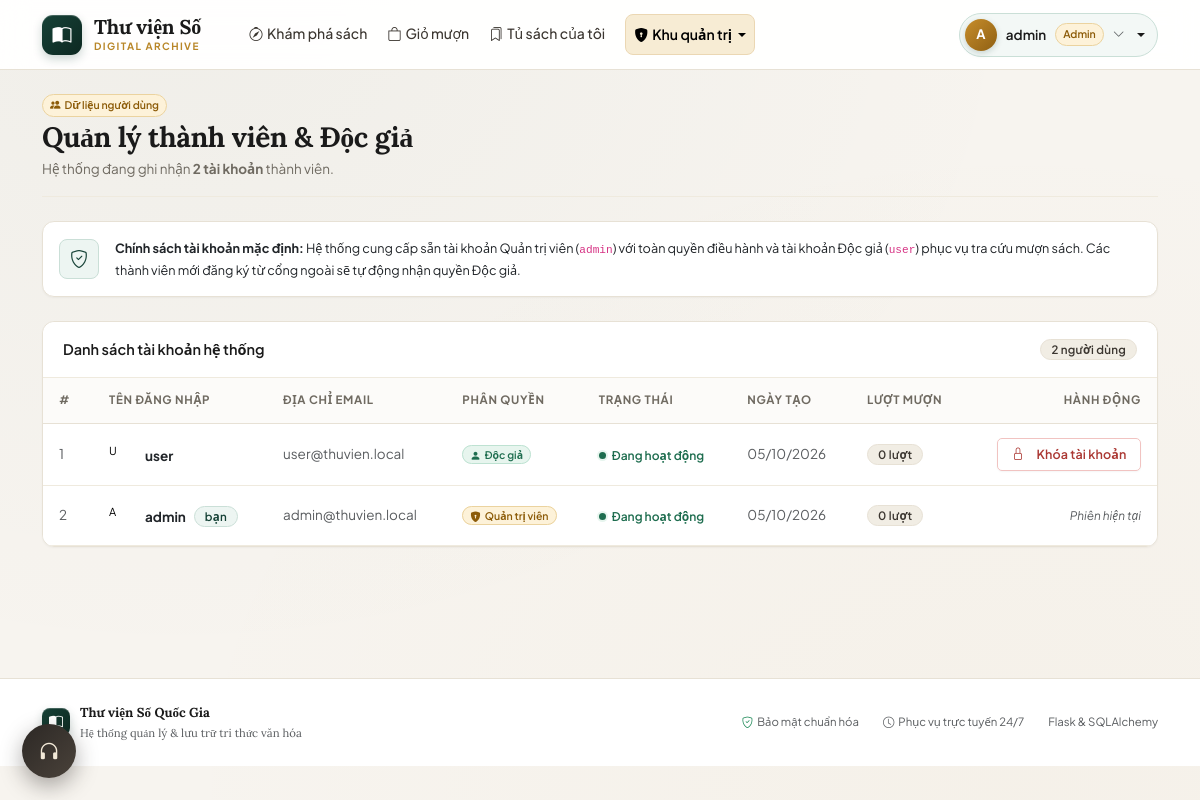
Page /admin/users (signed in) on the committed database.
### models.py (models this page shows, shortened)
class User(db.Model, UserMixin):
    __tablename__ = 'users'
    id = db.Column(db.Integer, primary_key=True)
    username = db.Column(db.String(80), unique=True, nullable=False, index=True)
    email = db.Column(db.String(120), unique=True, nullable=True)
    password_hash = db.Column(db.String(255), nullable=False)
    role = db.Column(db.String(20), nullable=False, default='user')
    is_active = db.Column(db.Boolean, nullable=False, default=True)
    created_at = db.Column(db.DateTime, default=now, nullable=False)
    borrow_requests = db.relationship('BorrowRequest', back_populates='user', lazy='dynamic')
    reviews = db.relationship('Review', back_populates='author', lazy='dynamic')
    @property
    def is_admin(self):
        return self.role == 'admin'

### admin.py (the view)
@admin_bp.route('/users')
@admin_required
def users():
    rows = (
        db.session.query(User, db.func.count(BorrowRequest.id))
        .outerjoin(BorrowRequest, BorrowRequest.user_id == User.id)
        .group_by(User.id)
        .order_by(User.created_at.desc(), User.id.desc())
        .all()
    )
    items = [{'user': user, 'borrows': cnt} for user, cnt in rows]
    return render_template('admin/users.html', items=items)

### admin.py (called while the page is built)
def admin_required(view):
    @wraps(view)
    @login_required
    def wrapper(*args, **kwargs):
        if not current_user.is_admin:
            abort(403)
        return view(*args, **kwargs)
    return wrapper

### templates/admin/users.html (shortened to what this page needs)
{% extends 'base.html' %}
{% block content %}
<div class="page-head">
  <div>
    <div class="d-flex align-items-center gap-2 mb-1">
      <span class="user-badge-mini user-badge-admin"><i class="bi bi-people-fill me-1"></i>Dữ liệu người dùng</span>
    </div>
    <h1 class="page-title">Quản lý thành viên &amp; Độc giả</h1>
    <p class="page-sub">Hệ thống đang ghi nhận <strong>{{ items|length }} tài khoản</strong> thành viên.</p>
  </div>
</div>
<div class="card p-3 mb-4 bg-white">
  <div class="d-flex align-items-center gap-3">
    <div class="stat-ic" style="width: 40px; height: 40px; font-size: 18px;"><i class="bi bi-shield-check"></i></div>
    <div class="small">
      <strong>Chính sách tài khoản mặc định:</strong>
      Hệ thống cung cấp sẵn tài khoản Quản trị viên (<code>admin</code>) với toàn quyền điều hành và tài khoản Độc giả (<code>user</code>) phục vụ tra cứu mượn sách. Các thành viên mới đăng ký từ cổng ngoài sẽ tự động nhận quyền Độc giả.
    </div>
  </div>
</div>
<div class="card overflow-hidden">
  <div class="card-header d-flex justify-content-between align-items-center">
    <span>Danh sách tài khoản hệ thống</span>
    <span class="badge bg-secondary">{{ items|length }} người dùng</span>
  </div>
  <div class="table-responsive">
    <table class="table align-middle">
      <thead>
        <tr>
          <th style="width: 50px;">#</th>
          <th>Tên đăng nhập</th>
          <th>Địa chỉ Email</th>
          <th>Phân quyền</th>
          <th>Trạng thái</th>
          <th>Ngày tạo</th>
          <th>Lượt mượn</th>
          <th class="text-end">Hành động</th>
        </tr>
      </thead>
      <tbody>
        {% for item in items %}
        <tr>
          <td class="text-muted">{{ loop.index }}</td>
          <td>
            <div class="d-inline-flex align-items-center gap-2">
              <span class="avatar" style="width:28px;height:28px;font-size:11px;">{{ item.user.username[:1]|upper }}</span>
              <span class="fw-bold text-dark">{{ item.user.username }}</span>
              {% if item.user.id == current_user.id %}
              <span class="badge bg-primary">bạn</span>
              {% endif %}
            </div>
          </td>
          <td class="text-muted">{{ item.user.email or '—' }}</td>
          <td>
            {% if item.user.is_admin %}
            <span class="user-badge-mini user-badge-admin"><i class="bi bi-shield-lock-fill me-1"></i>Quản trị viên</span>
            {% else %}
            <span class="user-badge-mini user-badge-user"><i class="bi bi-person-fill me-1"></i>Độc giả</span>
            {% endif %}
          </td>
          <td>
            {% if item.user.is_active %}
            <span class="stock stock-ok"><span class="dot"></span>Đang hoạt động</span>
            {% else %}
            <span class="stock stock-out"><span class="dot"></span>Bị khóa</span>
            {% endif %}
          </td>
          <td class="text-muted">{{ item.user.created_at|fmt_date }}</td>
          <td>
            <span class="badge bg-secondary">{{ item.borrows }} lượt</span>
          </td>
          <td class="text-end">
            {% if item.user.id != current_user.id %}
            <form method="post"
                  action="{{ url_for('admin.user_toggle', user_id=item.user.id) }}"
                  data-confirm="{{ 'Mở khóa' if not item.user.is_active else 'Khóa' }} tài khoản “{{ item.user.username }}”?">
              <button class="btn btn-sm {{ 'btn-success' if not item.user.is_active else 'btn-outline-danger' }}">
                {% if not item.user.is_active %}
                <i class="bi bi-unlock me-1"></i>Mở khóa
                {% else %}
                <i class="bi bi-lock me-1"></i>Khóa tài khoản
                {% endif %}
              </button>
            </form>
            {% else %}
            <span class="text-muted small fst-italic">Phiên hiện tại</span>
            {% endif %}
          </td>
        </tr>
        {% endfor %}
      </tbody>
    </table>
  </div>
</div>
{% endblock %}

### templates/base.html (shortened to what this page needs)
<!doctype html>
<html lang="vi">
<head>
  <link href="https://cdn.jsdelivr.net/npm/bootstrap@5.3.3/dist/css/bootstrap.min.css" rel="stylesheet">
  <link href="https://cdn.jsdelivr.net/npm/bootstrap-icons@1.11.3/font/bootstrap-icons.min.css" rel="stylesheet">
  <link href="{{ url_for('static', filename='css/style.css') }}" rel="stylesheet">
</head>
<body>
{% set ep = request.endpoint or '' %}
<nav class="navbar navbar-expand-lg sticky-top">
  <div class="container">
    <a class="navbar-brand" href="{{ url_for('user.home') }}">
      <span class="brand-mark"><i class="bi bi-book-half"></i></span>
      <div class="brand-text">
        <span class="brand-name">Thư viện Số</span>
        <span class="brand-tag">DIGITAL ARCHIVE</span>
      </div>
    </a>
    <div class="collapse navbar-collapse" id="mainNav">
      <ul class="navbar-nav me-auto ps-lg-4 gap-lg-1">
        <li class="nav-item">
          <a class="nav-link {{ 'active' if ep == 'user.home' }}" href="{{ url_for('user.home') }}">
            <i class="bi bi-compass me-1"></i>Khám phá sách
          </a>
        </li>
        {% if current_user.is_authenticated %}
          {% if has_endpoint('user.cart') %}
          <li class="nav-item">
            <a class="nav-link position-relative {{ 'active' if ep == 'user.cart' }}" href="{{ url_for('user.cart') }}">
              <i class="bi bi-bag me-1"></i>Giỏ mượn
            </a>
          </li>
          {% endif %}
          {% if has_endpoint('user.dashboard') %}
          <li class="nav-item">
            <a class="nav-link {{ 'active' if ep == 'user.dashboard' }}" href="{{ url_for('user.dashboard') }}">
              <i class="bi bi-bookmarks me-1"></i>Tủ sách của tôi
            </a>
          </li>
          {% endif %}
        {% endif %}
        {% if current_user.is_authenticated and current_user.is_admin %}
        <li class="nav-item dropdown ms-lg-2">
          <a class="nav-link dropdown-toggle admin-nav-item {{ 'active' if ep.startswith('admin') }}" href="#"
             data-bs-toggle="dropdown" aria-expanded="false">
            <i class="bi bi-shield-lock-fill me-1"></i>Khu quản trị
          </a>
        </li>
        {% endif %}
      </ul>
      <ul class="navbar-nav align-items-lg-center gap-2">
        {% if current_user.is_authenticated %}
        <li class="nav-item dropdown">
          <a class="user-chip dropdown-toggle {{ 'is-admin' if current_user.is_admin else '' }}" href="#" data-bs-toggle="dropdown" aria-expanded="false">
            <span class="avatar">{{ current_user.username[:1]|upper }}</span>
            <span class="d-none d-lg-inline">{{ current_user.username }}</span>
            {% if current_user.is_admin %}
            <span class="user-badge-mini user-badge-admin">Admin</span>
            {% else %}
            <span class="user-badge-mini user-badge-user">Độc giả</span>
            {% endif %}
            <i class="bi bi-chevron-down small text-muted"></i>
          </a>
        </li>
        {% endif %}
      </ul>
    </div>
  </div>
</nav>
{% block page %}
<div class="container py-4 main-container">
  {% block content %}{% endblock %}
</div>
{% endblock %}
<footer class="site-footer">
  <div class="container d-flex flex-wrap justify-content-between align-items-center gap-3">
    <div class="brand-small">
      <span class="brand-mark"><i class="bi bi-book-half"></i></span>
      <div>
        <span>Thư viện Số Quốc Gia</span>
        <div class="small fw-normal text-muted">Hệ thống quản lý &amp; lưu trữ tri thức văn hóa</div>
      </div>
    </div>
    <div class="d-flex align-items-center gap-4 text-muted small">
      <span><i class="bi bi-shield-check text-success me-1"></i>Bảo mật chuẩn hóa</span>
      <span><i class="bi bi-clock me-1"></i>Phục vụ trực tuyến 24/7</span>
      <span>Flask &amp; SQLAlchemy</span>
    </div>
  </div>
</footer>
<div class="nook" id="nook" data-playing="">
  <button class="nook-fab" id="nookToggle" type="button"
          aria-expanded="false" aria-controls="nookPanel"
          title="Góc Đọc Sách — âm thanh nền & Chế độ Tập trung">
    <i class="bi bi-headphones"></i>
  </button>
</div>
</body>
</html>

### rows in the picture
User: username "A", username "admin", user "A", user.username "admin", user "admin@thuvien.local", role "admin" (drawn), is_active True (drawn), user.created_at|fmt_date "05/10/2026"
User: user "U", user.username "user", user "user@thuvien.local", role "user" (drawn), is_active True (drawn), user.created_at|fmt_date "05/10/2026"

### other values in the picture
{{ items|length }} "2"
{{ item.borrows }} "0" "0"
